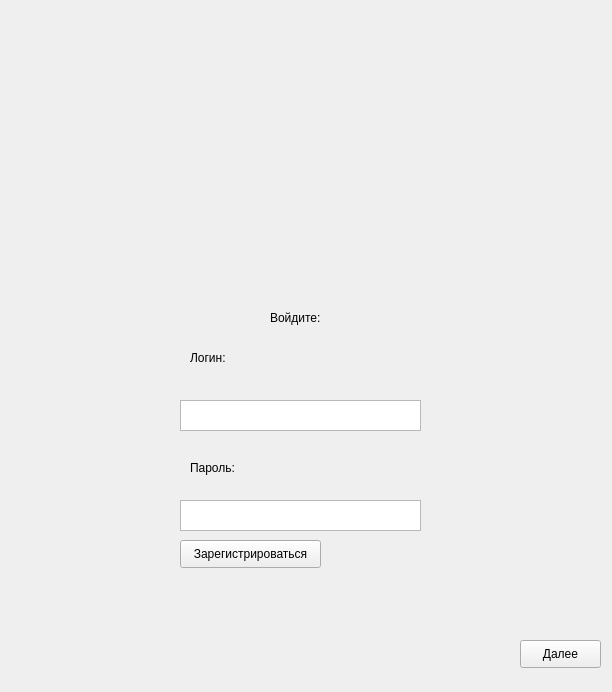
<?xml version="1.0" encoding="UTF-8"?>
<ui version="4.0">
 <class>Form</class>
 <widget class="QWidget" name="Form">
  <property name="geometry">
   <rect>
    <x>0</x>
    <y>0</y>
    <width>612</width>
    <height>692</height>
   </rect>
  </property>
  <property name="windowTitle">
   <string>Авторизация</string>
  </property>
  <widget class="QLabel" name="label">
   <property name="geometry">
    <rect>
     <x>1</x>
     <y>1</y>
     <width>610</width>
     <height>691</height>
    </rect>
   </property>
   <property name="text">
    <string/>
   </property>
  </widget>
  <widget class="QLabel" name="label_2">
   <property name="geometry">
    <rect>
     <x>270</x>
     <y>310</y>
     <width>55</width>
     <height>16</height>
    </rect>
   </property>
   <property name="text">
    <string>Войдите:</string>
   </property>
  </widget>
  <widget class="QLabel" name="label_3">
   <property name="geometry">
    <rect>
     <x>190</x>
     <y>350</y>
     <width>55</width>
     <height>16</height>
    </rect>
   </property>
   <property name="text">
    <string>Логин:</string>
   </property>
  </widget>
  <widget class="QTextEdit" name="textEdit_login">
   <property name="geometry">
    <rect>
     <x>180</x>
     <y>400</y>
     <width>241</width>
     <height>31</height>
    </rect>
   </property>
  </widget>
  <widget class="QLabel" name="label_4">
   <property name="geometry">
    <rect>
     <x>190</x>
     <y>460</y>
     <width>55</width>
     <height>16</height>
    </rect>
   </property>
   <property name="text">
    <string>Пароль:</string>
   </property>
  </widget>
  <widget class="QTextEdit" name="textEdit_password">
   <property name="geometry">
    <rect>
     <x>180</x>
     <y>500</y>
     <width>241</width>
     <height>31</height>
    </rect>
   </property>
  </widget>
  <widget class="QPushButton" name="btn_further">
   <property name="geometry">
    <rect>
     <x>520</x>
     <y>640</y>
     <width>81</width>
     <height>28</height>
    </rect>
   </property>
   <property name="text">
    <string>Далее</string>
   </property>
  </widget>
  <widget class="QPushButton" name="btn_registration">
   <property name="geometry">
    <rect>
     <x>180</x>
     <y>540</y>
     <width>141</width>
     <height>28</height>
    </rect>
   </property>
   <property name="text">
    <string>Зарегистрироваться</string>
   </property>
  </widget>
 </widget>
 <resources/>
 <connections/>
</ui>
